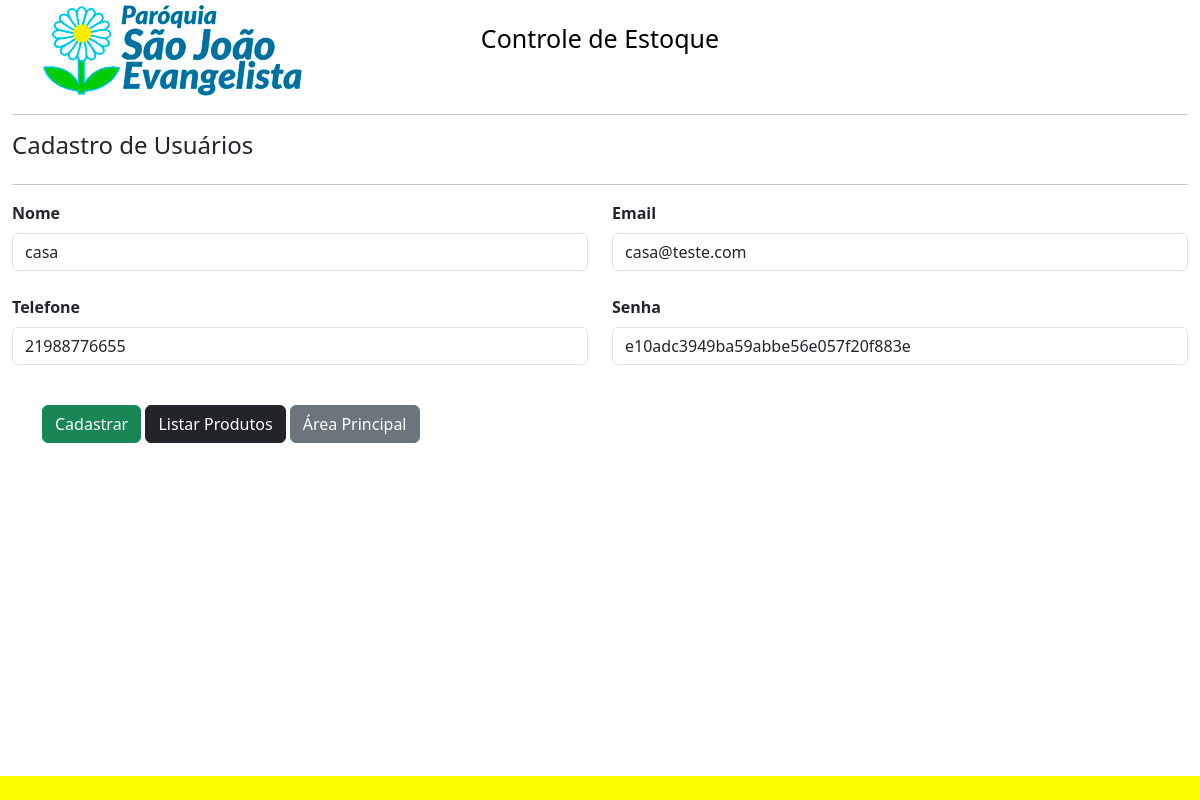
The page /frmusuarios.php?idusuario=7 on the database its author committed.
### tables this page shows
CREATE TABLE `usuarios` (
  `idusuario` int NOT NULL,
  `nome` varchar(100) NOT NULL,
  `email` varchar(50) NOT NULL,
  `telefone` varchar(11) NOT NULL,
  `senha` varchar(100) NOT NULL
);

### frmusuarios.php (the view, shortened to what this page needs)
<?php
include('conexao.php');
$idusuario = isset($_GET["idusuario"]) ? $_GET["idusuario"] : null;
try {
    $con = new PDO("mysql:host=$servidor;dbname=$bd", $usuario, $senha);
    if ($idusuario) {
        $sql = "SELECT * FROM  usuarios where idusuario= :idusuario";
        $stmt = $con->prepare($sql);
        $stmt->bindValue(":idusuario", $idusuario);
        $stmt->execute();
        $usuario = $stmt->fetch(PDO::FETCH_OBJ);
    }
} catch (PDOException $e) {
    echo "erro" . $e->getMessage();
}
include("header.php");
?>
<div class="container-fluid">
  <hr>
  <div class="row">
    <h4>Cadastro de Usuários</h4>
  </div>
  <hr>
 <form method="POST">
  <div class="row">
     <div class="col-12 col-sm-6">
     <label for="exampleFormControlInput1" class=" fw-bold  form-label">Nome</label>
       <input type="text" class="form-control" name="nome" value="<?php echo isset($usuario) ? $usuario->nome : null ?>"><br>
     </div>
     <div class="col-12 col-sm-6">
     <label for="exampleFormControlInput1" class="fw-bold  form-label">Email</label>
    <input type="text" class="form-control" name="email" value="<?php echo isset($usuario) ? $usuario->email : null ?>"><br>
     </div>
     <div class="col-12 col-sm-6">
     <label for="exampleFormControlInput1" class="fw-bold  form-label">Telefone</label>
    <input type="text" class="form-control" name="telefone" value="<?php echo isset($usuario) ? $usuario->telefone : null ?>"><br>
     </div>
     <div class="col-12 col-sm-6">
     <label for="exampleFormControlInput1" class="fw-bold  form-label">Senha</label>
    <input type="text"  class="form-control" name="senha" value="<?php echo isset($usuario) ? $usuario->senha : null ?>"><br>
     </div>
   </div>
    <div class="container">
             <div class="col-12 col-sm-6 py-2">
       <input type="hidden" name="idusuario" value="<?php echo isset($usuario) ? $usuario->idusuario : null ?>">      </div>
             <div class="d-grid gap-2 d-md-block">
             <input class="btn btn-success" type="submit" value="Cadastrar">
               <button class="btn btn-dark" type="button">
                   <a class="text-white text-decoration-none" href="listarprodutos.php">Listar Produtos</a>
               </button>
               <button class="btn btn-secondary" type="button">
                   <a class="text-white text-decoration-none" href="Page_one.php">Área Principal</a>
               </button>
            </div>
            <br>
            <br>
        </div>
    </form>
    </div>
<?php
include("footer.php")
?>

### rows shown on the page
usuarios: nome "casa", email "casa@teste.com", telefone "21988776655", senha "e10adc3949ba59abbe56e057f20f883e"
